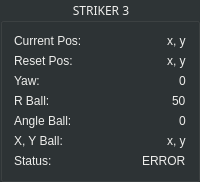
      <widget class="QGroupBox" name="groupBox_striker3info">
       <property name="palette">
        <palette>
         <active>
          <colorrole role="WindowText">
           <brush brushstyle="SolidPattern">
            <color alpha="255">
             <red>238</red>
             <green>238</green>
             <blue>236</blue>
            </color>
           </brush>
          </colorrole>
          <colorrole role="Button">
           <brush brushstyle="SolidPattern">
            <color alpha="255">
             <red>46</red>
             <green>52</green>
             <blue>54</blue>
            </color>
           </brush>
          </colorrole>
          <colorrole role="Text">
           <brush brushstyle="SolidPattern">
            <color alpha="255">
             <red>238</red>
             <green>238</green>
             <blue>236</blue>
            </color>
           </brush>
          </colorrole>
          <colorrole role="ButtonText">
           <brush brushstyle="SolidPattern">
            <color alpha="255">
             <red>238</red>
             <green>238</green>
             <blue>236</blue>
            </color>
           </brush>
          </colorrole>
          <colorrole role="Base">
           <brush brushstyle="SolidPattern">
            <color alpha="255">
             <red>46</red>
             <green>52</green>
             <blue>54</blue>
            </color>
           </brush>
          </colorrole>
          <colorrole role="Window">
           <brush brushstyle="SolidPattern">
            <color alpha="255">
             <red>46</red>
             <green>52</green>
             <blue>54</blue>
            </color>
           </brush>
          </colorrole>
          <colorrole role="PlaceholderText">
           <brush brushstyle="NoBrush">
            <color alpha="128">
             <red>238</red>
             <green>238</green>
             <blue>236</blue>
            </color>
           </brush>
          </colorrole>
         </active>
         <inactive>
          <colorrole role="WindowText">
           <brush brushstyle="SolidPattern">
            <color alpha="255">
             <red>238</red>
             <green>238</green>
             <blue>236</blue>
            </color>
           </brush>
          </colorrole>
          <colorrole role="Button">
           <brush brushstyle="SolidPattern">
            <color alpha="255">
             <red>46</red>
             <green>52</green>
             <blue>54</blue>
            </color>
           </brush>
          </colorrole>
          <colorrole role="Text">
           <brush brushstyle="SolidPattern">
            <color alpha="255">
             <red>238</red>
             <green>238</green>
             <blue>236</blue>
            </color>
           </brush>
          </colorrole>
          <colorrole role="ButtonText">
           <brush brushstyle="SolidPattern">
            <color alpha="255">
             <red>238</red>
             <green>238</green>
             <blue>236</blue>
            </color>
           </brush>
          </colorrole>
          <colorrole role="Base">
           <brush brushstyle="SolidPattern">
            <color alpha="255">
             <red>46</red>
             <green>52</green>
             <blue>54</blue>
            </color>
           </brush>
          </colorrole>
          <colorrole role="Window">
           <brush brushstyle="SolidPattern">
            <color alpha="255">
             <red>46</red>
             <green>52</green>
             <blue>54</blue>
            </color>
           </brush>
          </colorrole>
          <colorrole role="PlaceholderText">
           <brush brushstyle="NoBrush">
            <color alpha="128">
             <red>238</red>
             <green>238</green>
             <blue>236</blue>
            </color>
           </brush>
          </colorrole>
         </inactive>
         <disabled>
          <colorrole role="WindowText">
           <brush brushstyle="SolidPattern">
            <color alpha="255">
             <red>238</red>
             <green>238</green>
             <blue>236</blue>
            </color>
           </brush>
          </colorrole>
          <colorrole role="Button">
           <brush brushstyle="SolidPattern">
            <color alpha="255">
             <red>46</red>
             <green>52</green>
             <blue>54</blue>
            </color>
           </brush>
          </colorrole>
          <colorrole role="Text">
           <brush brushstyle="SolidPattern">
            <color alpha="255">
             <red>238</red>
             <green>238</green>
             <blue>236</blue>
            </color>
           </brush>
          </colorrole>
          <colorrole role="ButtonText">
           <brush brushstyle="SolidPattern">
            <color alpha="255">
             <red>238</red>
             <green>238</green>
             <blue>236</blue>
            </color>
           </brush>
          </colorrole>
          <colorrole role="Base">
           <brush brushstyle="SolidPattern">
            <color alpha="255">
             <red>46</red>
             <green>52</green>
             <blue>54</blue>
            </color>
           </brush>
          </colorrole>
          <colorrole role="Window">
           <brush brushstyle="SolidPattern">
            <color alpha="255">
             <red>46</red>
             <green>52</green>
             <blue>54</blue>
            </color>
           </brush>
          </colorrole>
          <colorrole role="PlaceholderText">
           <brush brushstyle="NoBrush">
            <color alpha="128">
             <red>238</red>
             <green>238</green>
             <blue>236</blue>
            </color>
           </brush>
          </colorrole>
         </disabled>
        </palette>
       </property>
       <property name="font">
        <font>
         <family>Waree</family>
         <weight>50</weight>
         <italic>false</italic>
         <bold>false</bold>
        </font>
       </property>
       <property name="styleSheet">
        <string notr="true">color: rgb(238, 238, 236);font:white</string>
       </property>
       <property name="title">
        <string>STRIKER 3</string>
       </property>
       <property name="alignment">
        <set>Qt::AlignCenter</set>
       </property>
       <layout class="QGridLayout" name="gridLayout">
        <item row="5" column="1" alignment="Qt::AlignRight">
         <widget class="QLabel" name="label_6">
          <property name="text">
           <string>x, y</string>
          </property>
         </widget>
        </item>
        <item row="5" column="0">
         <widget class="QLabel" name="label_13">
          <property name="text">
           <string>X, Y Ball:</string>
          </property>
         </widget>
        </item>
        <item row="6" column="0">
         <widget class="QLabel" name="label_14">
          <property name="text">
           <string>Status:</string>
          </property>
         </widget>
        </item>
        <item row="0" column="1" alignment="Qt::AlignRight|Qt::AlignVCenter">
         <widget class="QLabel" name="label">
          <property name="text">
           <string>x, y</string>
          </property>
         </widget>
        </item>
        <item row="4" column="1" alignment="Qt::AlignRight">
         <widget class="QLabel" name="label_5">
          <property name="text">
           <string>0</string>
          </property>
         </widget>
        </item>
        <item row="4" column="0">
         <widget class="QLabel" name="label_12">
          <property name="text">
           <string>Angle Ball:</string>
          </property>
         </widget>
        </item>
        <item row="2" column="0">
         <widget class="QLabel" name="label_10">
          <property name="text">
           <string>Yaw:</string>
          </property>
         </widget>
        </item>
        <item row="6" column="1" alignment="Qt::AlignRight">
         <widget class="QLabel" name="label_7">
          <property name="text">
           <string>ERROR</string>
          </property>
         </widget>
        </item>
        <item row="3" column="1" alignment="Qt::AlignRight">
         <widget class="QLabel" name="label_4">
          <property name="text">
           <string>50</string>
          </property>
         </widget>
        </item>
        <item row="0" column="0">
         <widget class="QLabel" name="label_8">
          <property name="font">
           <font>
            <weight>50</weight>
            <italic>false</italic>
            <bold>false</bold>
           </font>
          </property>
          <property name="text">
           <string>Current Pos:</string>
          </property>
         </widget>
        </item>
        <item row="1" column="1" alignment="Qt::AlignRight">
         <widget class="QLabel" name="label_2">
          <property name="text">
           <string>x, y</string>
          </property>
         </widget>
        </item>
        <item row="1" column="0">
         <widget class="QLabel" name="label_9">
          <property name="text">
           <string>Reset Pos:</string>
          </property>
         </widget>
        </item>
        <item row="2" column="1" alignment="Qt::AlignRight">
         <widget class="QLabel" name="label_3">
          <property name="text">
           <string>0</string>
          </property>
         </widget>
        </item>
        <item row="3" column="0">
         <widget class="QLabel" name="label_11">
          <property name="styleSheet">
           <string notr="true">color: rgb(238, 238, 236);</string>
          </property>
          <property name="text">
           <string>R Ball:</string>
          </property>
         </widget>
        </item>
       </layout>
      </widget>
